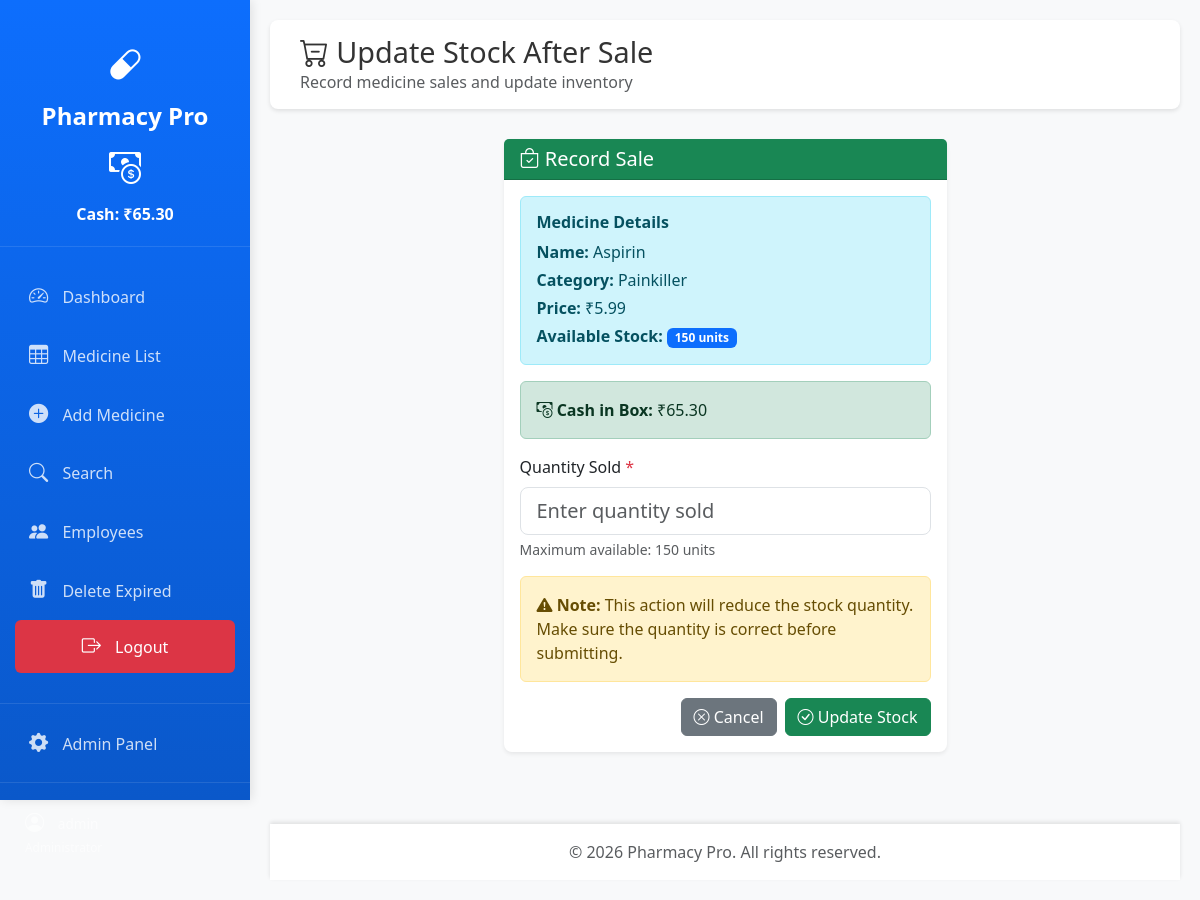
Screenshot of /update-stock/1/ (signed in) with the database file from the repository.
### inventory/models.py (models this page shows, shortened)
class CashBox(models.Model):
    current_cash = models.DecimalField(max_digits=12, decimal_places=2, default=0)
    last_updated = models.DateTimeField(auto_now=True)
    class Meta:
        verbose_name_plural = "Cash Box"

class Medicine(models.Model):
    name = models.CharField(max_length=200)
    category = models.CharField(max_length=100)
    price = models.DecimalField(max_digits=10, decimal_places=2)
    stock_quantity = models.IntegerField()
    manufacture_date = models.DateField()
    expiry_date = models.DateField()
    class Meta:
        verbose_name_plural = "Medicines"

### inventory/views.py (the view, shortened to what this page needs)
# urls.py: path('update-stock/<int:pk>/', views.update_stock, name='update_stock'),
@login_required
def update_stock(request, pk):
    from .models import CashBox
    medicine = get_object_or_404(Medicine, pk=pk)
    cash_box = CashBox.objects.first()
    if not cash_box:
        cash_box = CashBox.objects.create(current_cash=0)
    return render(request, 'inventory/update_stock.html', {'medicine': medicine, 'cash_box': cash_box})

### inventory/templates/inventory/update_stock.html (shortened to what this page needs)
{% extends 'inventory/base.html' %}
{% block content %}
<div class="top-header">
    <h1><i class="bi bi-cart-dash"></i> Update Stock After Sale</h1>
    <p class="text-muted mb-0">Record medicine sales and update inventory</p>
</div>
<div class="row">
    <div class="col-md-6 mx-auto">
        <div class="card">
            <div class="card-header bg-success text-white">
                <h5 class="mb-0"><i class="bi bi-bag-check"></i> Record Sale</h5>
            </div>
            <div class="card-body">
                <div class="alert alert-info">
                    <h6><strong>Medicine Details</strong></h6>
                    <p class="mb-1"><strong>Name:</strong> {{ medicine.name }}</p>
                    <p class="mb-1"><strong>Category:</strong> {{ medicine.category }}</p>
                    <p class="mb-1"><strong>Price:</strong> ₹{{ medicine.price }}</p>
                    <p class="mb-0"><strong>Available Stock:</strong> <span class="badge bg-primary">{{ medicine.stock_quantity }} units</span></p>
                </div>
                <div class="alert alert-success mb-3">
                    <i class="bi bi-cash-coin"></i> <strong>Cash in Box:</strong> ₹{{ cash_box.current_cash|default:'0.00' }}
                </div>
                <form method="POST">
                    <div class="mb-3">
                        <label for="sold_quantity" class="form-label">
                            Quantity Sold <span class="text-danger">*</span>
                        </label>
                        <input type="number"
                               class="form-control form-control-lg"
                               id="sold_quantity"
                               name="sold_quantity"
                               min="1"
                               max="{{ medicine.stock_quantity }}"
                               placeholder="Enter quantity sold"
                               required>
                        <div class="form-text">Maximum available: {{ medicine.stock_quantity }} units</div>
                    </div>
                    <div class="alert alert-warning">
                        <i class="bi bi-exclamation-triangle-fill"></i>
                        <strong>Note:</strong> This action will reduce the stock quantity. Make sure the quantity is correct before submitting.
                    </div>
                    <div class="d-grid gap-2 d-md-flex justify-content-md-end">
                        <a href="{% url 'medicine_dashboard' %}" class="btn btn-secondary">
                            <i class="bi bi-x-circle"></i> Cancel
                        </a>
                        <button type="submit" class="btn btn-success">
                            <i class="bi bi-check-circle"></i> Update Stock
                        </button>
                    </div>
                </form>
            </div>
        </div>
    </div>
</div>
{% endblock %}

### inventory/templates/inventory/base.html (shortened to what this page needs)
<!DOCTYPE html>
<html lang="en">
<head>
    <link href="https://cdn.jsdelivr.net/npm/bootstrap@5.3.0/dist/css/bootstrap.min.css" rel="stylesheet">
    <link rel="stylesheet" href="https://cdn.jsdelivr.net/npm/bootstrap-icons@1.11.0/font/bootstrap-icons.css">
</head>
<body>
    <div class="sidebar">
        <div class="sidebar-brand">
            <i class="bi bi-capsule"></i>
            Pharmacy Pro
            <div style="font-size:1rem; margin-top:10px;">
                <i class="bi bi-cash-coin"></i> Cash: ₹{{ cash_box.current_cash|default:'0.00' }}
            </div>
        </div>
        <ul class="sidebar-menu">
            <li>
                <a href="{% url 'medicine_dashboard' %}" class="{% if request.resolver_match.url_name == 'medicine_dashboard' %}active{% endif %}">
                    <i class="bi bi-speedometer2"></i> Dashboard
                </a>
            </li>
            <li>
                <a href="{% url 'medicine_list' %}" class="{% if request.resolver_match.url_name == 'medicine_list' %}active{% endif %}">
                    <i class="bi bi-table"></i> Medicine List
                </a>
            </li>
            {% if user.is_superuser or user.groups.all.0.name == 'Manager' %}
            <li>
                <a href="{% url 'add_medicine' %}" class="{% if request.resolver_match.url_name == 'add_medicine' %}active{% endif %}">
                    <i class="bi bi-plus-circle-fill"></i> Add Medicine
                </a>
            </li>
            {% endif %}
            <li>
                <a href="{% url 'search_medicine' %}" class="{% if request.resolver_match.url_name == 'search_medicine' %}active{% endif %}">
                    <i class="bi bi-search"></i> Search
                </a>
            </li>
            {% if user.is_superuser or user.groups.all.0.name == 'Manager' %}
            <li>
                <a href="{% url 'employee_list' %}">
                    <i class="bi bi-people-fill"></i> Employees
                </a>
            </li>
            {% endif %}
            <li>
                <a href="{% url 'delete_expired' %}">
                    <i class="bi bi-trash-fill"></i> Delete Expired
                </a>
            </li>
            {% if user.is_authenticated %}
            <li style="padding: 0 15px;">
                <form action="{% url 'logout' %}" method="post" style="margin: 0;">
                    <button type="submit" style="width: 100%; padding: 12px 15px; background-color: #dc3545; color: white; border: none; border-radius: 6px; text-align: center; transition: background-color 0.3s;">
                        <i class="bi bi-box-arrow-right"></i> Logout
                    </button>
                </form>
            </li>
            {% endif %}
            {% if user.is_superuser or user.groups.all.0.name == 'Manager' %}
            <li style="margin-top: 30px; border-top: 1px solid rgba(255,255,255,0.1); padding-top: 10px;">
                <a href="/admin/">
                    <i class="bi bi-gear-fill"></i> Admin Panel
                </a>
            </li>
            {% endif %}
            {% if user.is_authenticated %}
            <li style="border-top: 1px solid rgba(255,255,255,0.1); margin-top: 10px; padding-top: 10px;">
                <div style="padding: 15px 25px; color: rgba(255,255,255,0.6); font-size: 0.85rem;">
                    <i class="bi bi-person-circle"></i> {{ user.username }}
                    <br>
                    <small>
                    </small>
                </div>
            </li>
            {% endif %}
        </ul>
    </div>
    <div class="main-content">
        {% block content %}
        {% endblock %}
        <footer class="text-center text-muted py-3 mt-5">
            <p class="mb-0">&copy; 2026 Pharmacy Pro. All rights reserved.</p>
        </footer>
    </div>
</body>
</html>

### inventory/templates/inventory/base.html (style rules this page uses)
body { background-color: #f8f9fa; font-family: 'Segoe UI', Tahoma, Geneva, Verdana, sans-serif; }
.sidebar { position: fixed; top: 0; left: 0; height: 100vh; width: 250px; background: linear-gradient(180deg, #0d6efd 0%, #0a58ca 100%); padding-top: 20px; z-index: 1000; box-shadow: 2px 0 10px rgba(0,0,0,0.1); }
.sidebar-brand { padding: 20px; color: white; font-size: 1.5rem; font-weight: bold; text-align: center; border-bottom: 1px solid rgba(255,255,255,0.1); margin-bottom: 20px; }
.sidebar-brand i { font-size: 2rem; display: block; margin-bottom: 10px; }
.sidebar-menu { list-style: none; padding: 0; margin: 0; }
.sidebar-menu li { margin: 0; }
.sidebar-menu a { display: block; padding: 15px 25px; color: rgba(255,255,255,0.8); text-decoration: none; transition: all 0.3s ease; border-left: 4px solid transparent; }
.sidebar-menu i { margin-right: 10px; font-size: 1.2rem; width: 25px; text-align: center; }
.main-content { margin-left: 250px; padding: 20px; min-height: 100vh; }
.top-header { background-color: white; padding: 15px 30px; box-shadow: 0 2px 4px rgba(0,0,0,0.1); margin-bottom: 30px; border-radius: 8px; }
.top-header h1 { margin: 0; font-size: 1.8rem; color: #333; }
.card { box-shadow: 0 0.125rem 0.25rem rgba(0,0,0,0.075); margin-bottom: 1.5rem; border: none; border-radius: 8px; }
footer { background-color: white; box-shadow: 0 -2px 4px rgba(0,0,0,0.1); margin-top: 50px; }

### rows the page displays
CashBox: current_cash "65.30"
Medicine: name "Aspirin", category "Painkiller", price "5.99", stock_quantity "150"
